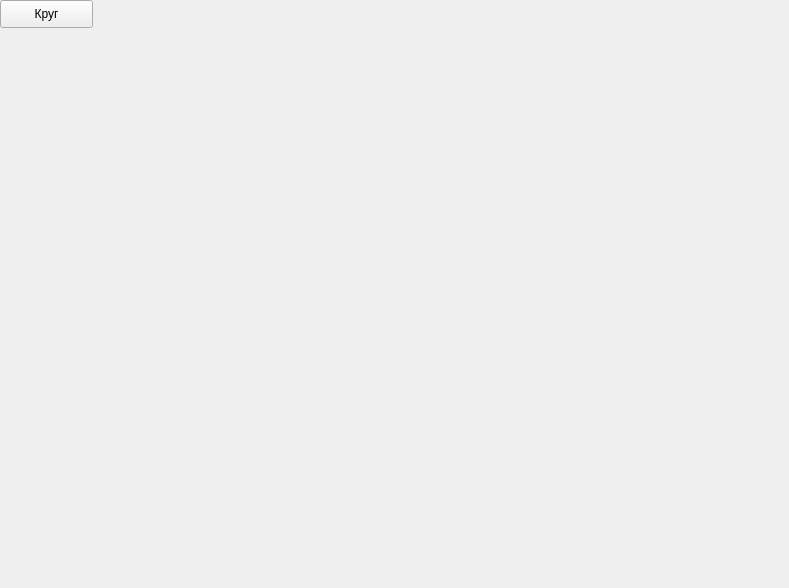
<?xml version="1.0" encoding="UTF-8"?>
<ui version="4.0">
 <class>Form</class>
 <widget class="QWidget" name="Form">
  <property name="geometry">
   <rect>
    <x>0</x>
    <y>0</y>
    <width>789</width>
    <height>588</height>
   </rect>
  </property>
  <property name="windowTitle">
   <string>Form</string>
  </property>
  <widget class="QPushButton" name="pushButton">
   <property name="geometry">
    <rect>
     <x>0</x>
     <y>0</y>
     <width>93</width>
     <height>28</height>
    </rect>
   </property>
   <property name="text">
    <string>Круг</string>
   </property>
  </widget>
 </widget>
 <resources/>
 <connections/>
</ui>
